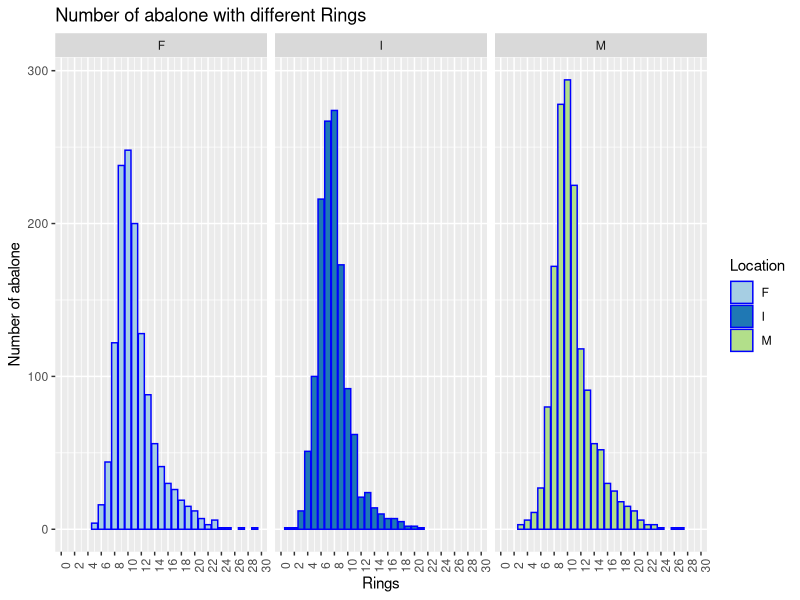
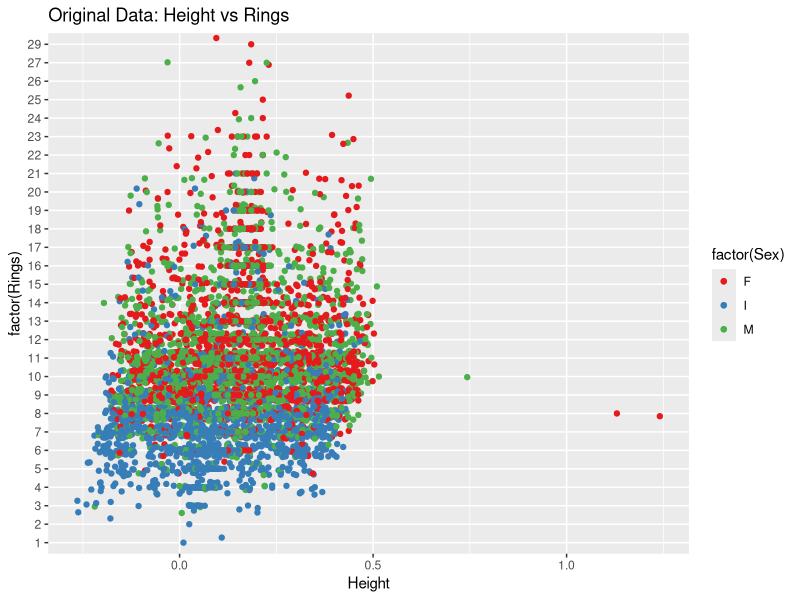
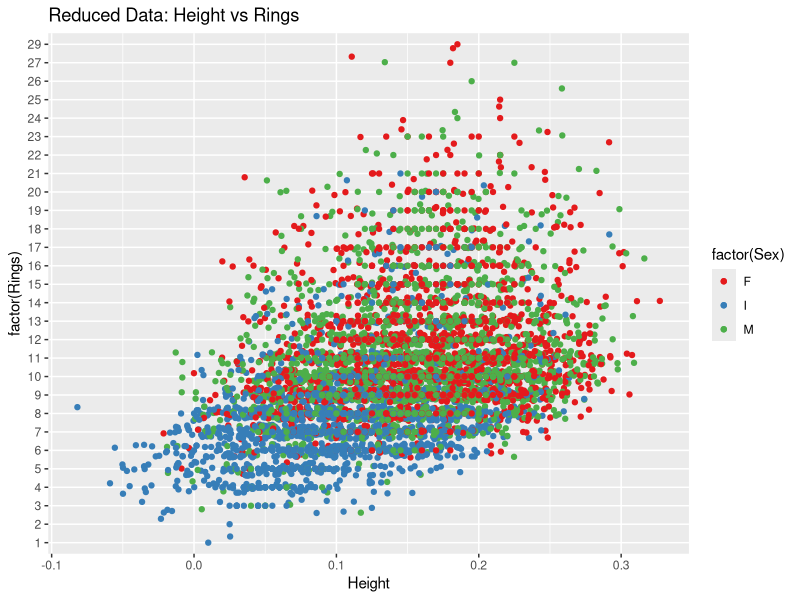

Write the R code that produced these figures, in order. (Note: this script raises an error after producing the figures.)
## ---- chunk 1
library(ggplot2)
library(plyr)
library(nnet)
library(MASS)
library(gridExtra)
library(lattice)
library(RColorBrewer)
library(xtable)
Data = read.csv("abalone.csv")  # Import Data
print(str(Data)) # Structure of the Data
## ---- chunk 2
Data =  subset(Data, select= -c(Shucked.weight,Viscera.weight,Shell.weight))
## ---- chunk 3
ggplot(Data, aes(x = Rings, fill = Sex)) +
  geom_bar(binwidth = 1, color = "blue", origin = min(Data$Rings), position = "identity") +
  scale_x_continuous(name = "Rings", breaks = seq(0, 30, by = 2)) +
  theme(axis.text.x = element_text(angle = 90)) +
  scale_fill_brewer("Location", type = "qual", palette = 3) +
  ylab("Number of abalone") +
  ggtitle("Number of abalone with different Rings") + facet_wrap(~Sex, ncol=3) 
## ---- chunk 4
Age = c(rep(0,nrow(Data)))
for(i in 1:nrow(Data)){
  if(Data[i,]$Rings < 7) Age[i] = 1
  if(Data[i,]$Rings>=7 & Data[i,]$Rings <=13)  Age[i] = 2
  if(Data[i,]$Rings>13)  Age[i] = 3
}
gData= cbind(Data,Age)
## ---- chunk 5
ggplot(gData, aes(x = Height, y = factor(Rings), colour= factor(Sex) ))+ geom_jitter(position = position_jitter(width = .3))  + geom_point() + ggtitle("Original Data: Height vs Rings") + scale_colour_brewer(type="seq",palette="Set1") 
## ---- chunk 6
jData = subset(gData, Height <0.4)
ggplot(jData, aes(x = Height, y = factor(Rings), colour= factor(Sex) ))+ geom_jitter(position = position_jitter(width = .1))  + geom_point() + ggtitle("Reduced Data: Height vs Rings") + scale_colour_brewer(type="seq",palette="Set1") 
## ---- chunk 7
Order_Data = arrange(jData, Sex, Rings, Length)
write.table(Order_Data, "abalone_clean.csv", quote = FALSE,
            sep = ",", row.names = FALSE)
## ---- chunk 8
Data = read.csv("abalone_clean.csv")  # Import Data
head(Data)
## ---- chunk 9
with(Data, table(Sex, Age))
## ---- chunk 10
ggplot(Data, aes(x = Whole.weight, y=Height)) + geom_point(aes(colour = Rings)) +scale_colour_gradient(low = "purple") + stat_smooth(colour="red") + ggtitle("Whole.weight vs Height")

ggplot(Data, aes(x = Length, y=Height)) + geom_point(aes(colour = Rings)) +scale_colour_gradient(low = "purple") + stat_smooth(colour="red") + ggtitle("Length vs Height")

ggplot(Data, aes(x =Length , y=Diameter)) + geom_point(aes(colour = Rings)) +scale_colour_gradient(low = "purple") + stat_smooth(colour="red") + ggtitle("Length vs Diameter")
## ---- chunk 11
yData = ddply(Data, ~Sex+Age, summarize, Volume = Length * Diameter * Height,  Whole.weight = Whole.weight,Rings = Rings)
## ---- chunk 12
cols <- c("Linear"="#f04546","Cubic"="#3591d1")
ggplot(data = yData, aes(x = Whole.weight, y = Volume)) + 
  geom_smooth(method = "lm",aes(colour = "Linear"),lwd = 1 )+ 
  geom_smooth(method = "lm", formula = y ~ poly(x, 3),aes( colour = "Cubic"),lwd = 1)+
  geom_point(alpha = 1/10,colour = "purple") + 
  scale_colour_manual("Type of Regression",values = cols) + 
  ggtitle("Volume vs Whole.weight") + coord_flip() + 
  scale_y_continuous(name = "Volume", breaks = seq(0, 0.15, by = 0.03))
## ---- chunk 13
with(Data, do.call(rbind, tapply(Whole.weight, Sex, function(x) c(M = mean(x), SD = sd(x)))))
## ---- chunk 14
ggplot(data=Data, aes(x = Rings,group=Sex,colour=Sex)) + geom_density() + ggtitle("Density of Rings of each Sex")
## ---- chunk 15
ggplot(data = Data, aes(x = factor(Age), y = Whole.weight)) + geom_boxplot(outlier.colour = "purple", outlier.size = 3,aes(fill = Sex)) + facet_wrap(~Sex, ncol=3) + ggtitle("Whole.weight vs Age for different Sex") + xlab("Age")
## ---- chunk 16
logit <- multinom(Age ~  Whole.weight, data = yData)
summary(logit) 
pp = fitted(logit)
pred<-predict(logit)
table(pred,Data$Age)
## ---- chunk 17
newdata = with(yData, data.frame(Weight = Whole.weight,Sex = Sex, Pred_Prob = pp, Age = Age,Pred_Age = pred))
head(newdata)
ggplot(newdata, aes(x = Pred_Age, y=Age, colour = factor(Pred_Age==Age))) +
  geom_point(position = "jitter") +
  scale_colour_manual("Age Group", values = c("2", "3"), labels = c("Wong Classification","Right Classification")) +
  ggtitle("Classification") 
## ---- chunk 18
cols <- c("Young"="blue","Adult"="#f04546", "Old" = "green")
ggplot(newdata, aes(x= Weight)) + 
  geom_line(aes(y = Pred_Prob.1, colour = "Young")) + 
  geom_line(aes(y = Pred_Prob.2, colour = "Adult")) +
  geom_line(aes(y = Pred_Prob.3, colour = "Old")) + 
  ylab("Predicted Probability") +  facet_wrap(~Sex, ncol=3) +
  scale_colour_manual("Age Group", values = cols) + ggtitle("Predicted Probability")
## ---- chunk 19
LDA1 = lda(Age ~ Whole.weight, yData)
pred1 = predict(LDA1)$class
newdataL1 = with(yData, data.frame(Weight = Whole.weight,Sex = Sex,Age = Age, Pred_Age1 = pred1))
Data_misL1 = subset(newdataL1, Age != Pred_Age1)
## ---- chunk 20
LDA2 = lda(Age ~ ., yData)
pred2 = predict(LDA2)$class
newdataL2 = with(yData, data.frame(Weight = Whole.weight,Sex = Sex,Age = Age, Pred_Age2 = pred2))
Data_misL2 = subset(newdataL2, Age != Pred_Age2)
## ---- chunk 21
p1 = ggplot(Data_misL1, aes(x = Age,fill = Sex)) + geom_bar(binwidth = 1/2,color = "darkgrey") + 
  ylab("Number of mis-classfied data") + 
  ggtitle(" Using Whole.weight only") +
  theme(axis.text.x = element_text(angle = 90)) +
  scale_fill_brewer("Sex", type = "qual", palette = 3)
p2 = ggplot(Data_misL2, aes(x = Age,fill = Sex)) + geom_bar(binwidth = 1/2,color = "darkgrey") + 
  ylab("Number of mis-classfied data") + 
  ggtitle("Using Whole.weight & Volume") +
  theme(axis.text.x = element_text(angle = 90)) +
  scale_fill_brewer("Sex", type = "qual", palette = 3)
grid.arrange(p1, p2, main = "Mis Classified Data for Different Sex__LDA")
## ---- chunk 22
LDA3 = lda(Age ~ Volume, yData)
pred3 = predict(LDA3)$class
newdataL3 = with(yData, data.frame(Weight = Whole.weight,Sex = Sex,Age = Age, Pred_Age3 = pred3))
Data_misL3 = subset(newdataL3, Age != Pred_Age3)
## ---- chunk 23
ggplot(newdataL2, aes(x = Pred_Age2, y=Age, colour = factor(Pred_Age2==Age))) +
  geom_point(position = "jitter") + 
  scale_colour_manual("Age Group", values = c("2", "3"), labels = c("Wong Classification","Right Classification")) +
  ggtitle("Classification using Whole.weight & Volume")
ggplot(newdataL3, aes(x = Pred_Age3, y=Age, colour = factor(Pred_Age3==Age))) +
  geom_point(position = "jitter") + 
  scale_colour_manual("Age Group", values = c("2", "3"), labels = c("Wong Classification","Right Classification")) +
  ggtitle("Classification Using Volume")
## ---- chunk 24
jData <- ddply(Data, ~ Sex + Rings, function(x) {
  jLevels <- c("min", "max")
  Length = range(x$Length)
  Height = range(x$Height)
  Diameter = range(x$Diameter)
  Whole.weight = range(x$Whole.weight)
  return(data.frame(Length, Height, Diameter, Whole.weight, stat = jLevels))
})
## ---- chunk 25
p_Height = ggplot(jData, aes(x = Rings,y = Height, group = stat,colour = stat)) + geom_line() + geom_point() + facet_wrap(~Sex, ncol=3) + ggtitle("Height: Min vs Min") + theme(legend.position = "none")
p_Length = ggplot(jData, aes(x = Rings,y = Length, group = stat,colour = stat)) + geom_line() + geom_point() + facet_wrap(~Sex, ncol=3) + ggtitle("Length: Min vs Max")  + theme(legend.position = "none")
p_Diameter = ggplot(jData, aes(x = Rings,y = Diameter, group = stat,colour = stat)) + geom_line() + geom_point() + facet_wrap(~Sex, ncol=3) + ggtitle("Diameter: Min vs Max") + theme(legend.position = "none")
p_Whole.weight = ggplot(jData, aes(x = Rings,y = Whole.weight, group = stat,colour = stat)) + geom_line() + geom_point() + facet_wrap(~Sex, ncol=3) + ggtitle("Whole.weight: Min vs Max") 

tmp <- ggplot_gtable(ggplot_build(p_Whole.weight))
leg <- which(sapply(tmp$grobs, function(x) x$name) == "guide-box")
legend <- tmp$grobs[[leg]]

grid.arrange(arrangeGrob(p_Whole.weight+theme(legend.position="none"),p_Length,p_Height,p_Diameter))
## ---- chunk 26
px_Height = xyplot(Height ~  Rings| Sex, jData, group=stat, auto.key =  list(columns = 2,x = 0.35, y = 0.85, corner = c(0, 1)), type=c("p", "l"),par.settings = list(superpose.line = list(col = c("red", "blue")), superpose.symbol = list(col = c("red", "blue"))), grid = "h")
grid.arrange(arrangeGrob(p_Height+xlab(""),px_Height))
## ---- chunk 27

jFun <- function(x) {
  name = c()
  Coefs = c()
  for(i in 1:4 ){
  temp = c()
  temp <- rbind(temp,as.numeric(coef(lm(x[,i+1] ~ Rings, x))))
  Coefs = rbind(Coefs, temp)
  name = rbind(name, names(x[i+1]))
  }
  return(data.frame(Intercept = Coefs[,1],Slope = Coefs[,2] ,Variable = name))
}
jCoefs <- ddply(Data, ~ Sex, jFun)

foo <- ddply(jCoefs, ~ Variable, function(x) {
    lerange <- c(which.min(x$Intercept), which.max(x$Intercept))
    cbind(x[lerange, c("Variable", "Sex", "Intercept", "Slope")], stat=c("min_slope", "max_slope"))
 })
foo = xtable(foo)
print(foo,  type = "html", include.rownames = FALSE)
## ---- chunk 28
ggplot(subset(Data, Sex %in% c("F","I")), aes(x = Rings, y = Height) ) +   facet_wrap(~Sex, ncol=2) + 
  geom_smooth(method = "lm", colour = "purple") + 
  geom_point(aes(colour = factor(Age))) +
  ggtitle("Max_slope vs Min_slope of Height") + 
  scale_colour_manual("Age Group",values = c("4","3","5"), labels = c("Young","Adult","Old")) 
## ---- chunk 29
ggplot(subset(Data, Sex %in% c("F","I")), aes(x = Rings, y = Diameter)) +   facet_wrap(~Sex, ncol=2) + 
  geom_smooth(method = "lm", colour = "purple") + 
  geom_point(aes(colour = factor(Age))) +
  ggtitle("Max_slope vs Min_slope of Diameter") + 
  scale_colour_manual("Age Group",values = c("4","3","5"), labels = c("Young","Adult","Old")) 
## ---- chunk 30
ggplot(subset(Data, Sex %in% c("F","I")), aes(x = Rings, y = Length)) +   facet_wrap(~Sex, ncol=2) + 
  geom_smooth(method = "lm", colour = "purple") + 
  geom_point(aes(colour = factor(Age))) +
  ggtitle("Max_slope vs Min_slope of Length") + 
  scale_colour_manual("Age Group",values = c("4","3","5"), labels = c("Young","Adult","Old")) 
## ---- chunk 31
ggplot(subset(Data, Sex %in% c("F","I")), aes(x = Rings, y = Whole.weight)) +   facet_wrap(~Sex, ncol=2) + 
  geom_smooth(method = "lm", colour = "purple") + 
  geom_point(aes(colour = factor(Age))) +
  ggtitle("Max_slope vs Min_slope of Whole.weight") + 
  scale_colour_manual("Age Group",values = c("4","3","5"), labels = c("Young","Adult","Old")) 
